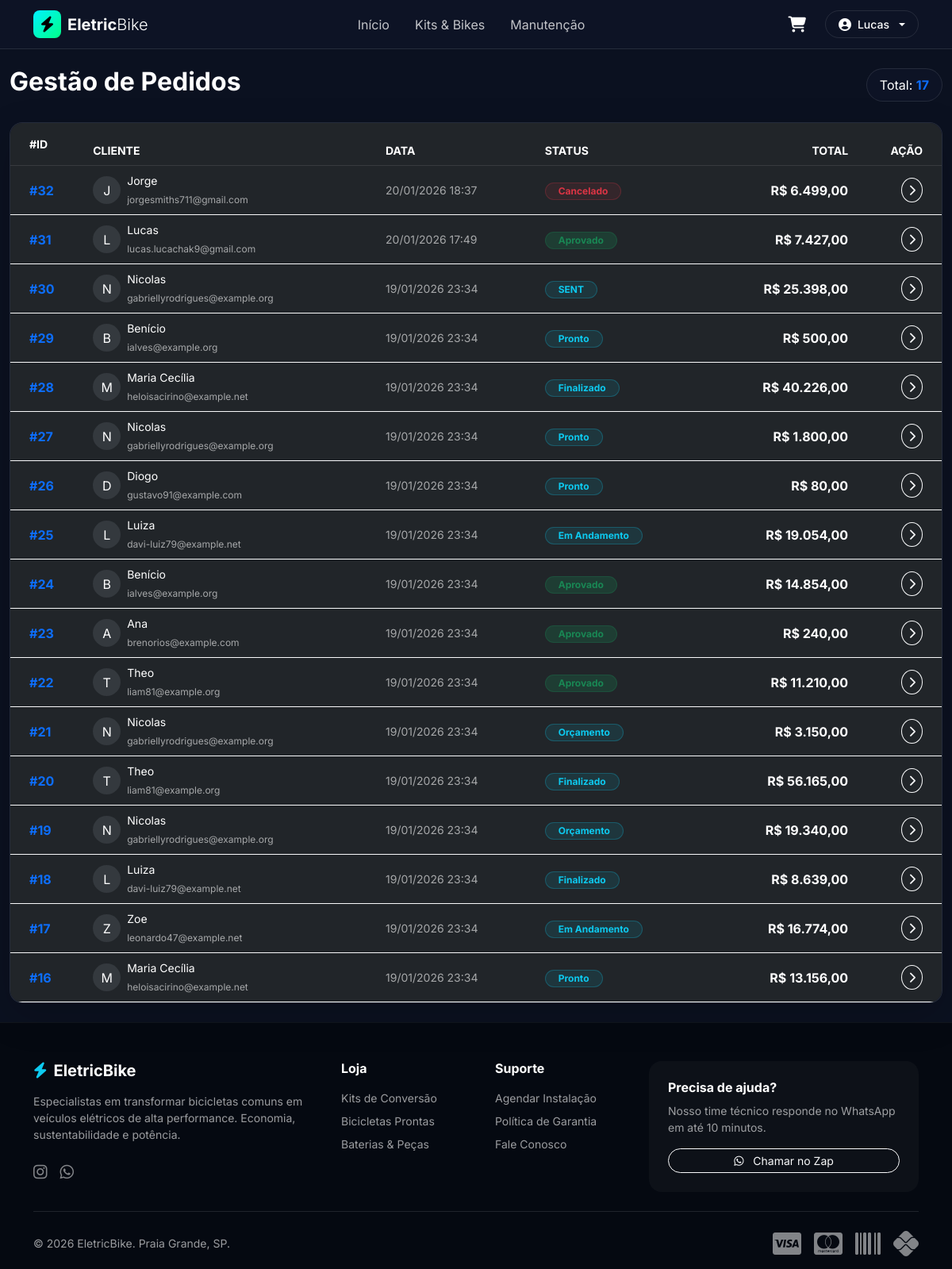
Page /staff/orders/ (signed in) on the earlier database version.
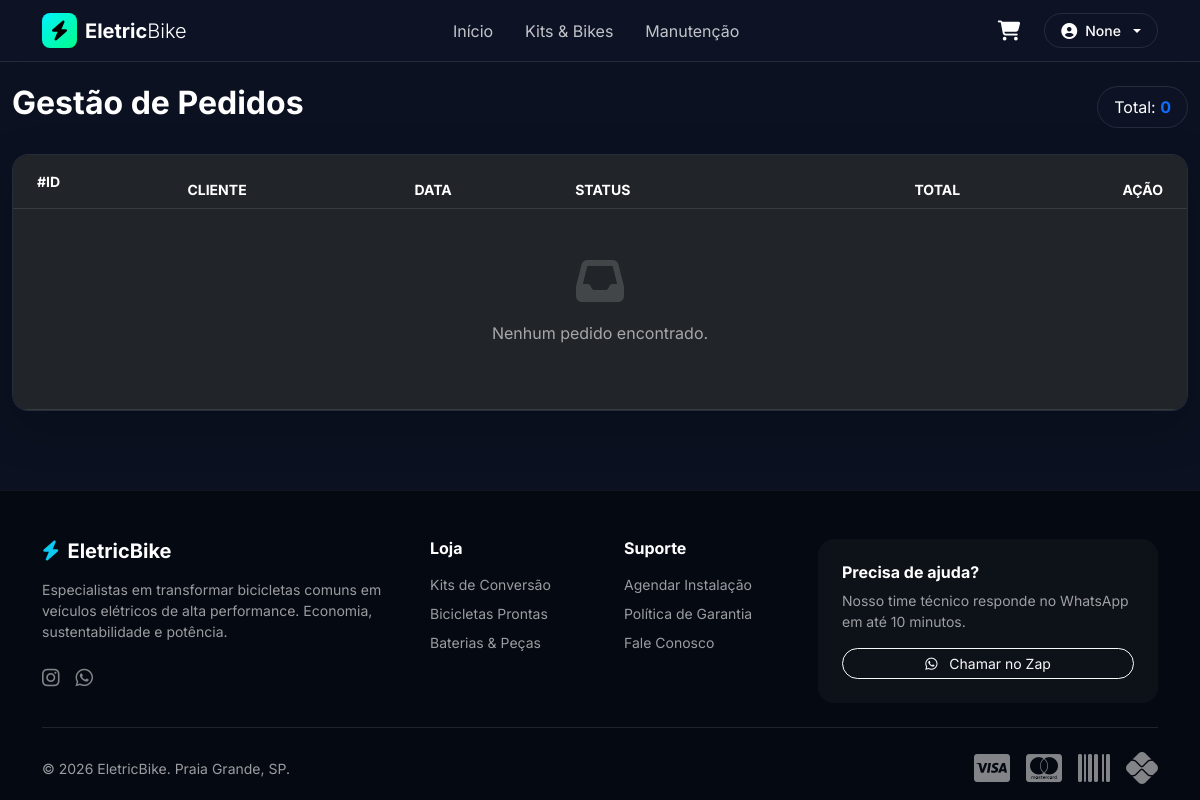
Same page on the later database version.
### apps/Accounts/models.py (models this page shows, shortened)
class User(AbstractUser, TimeStampedModel):
    username = None
    email = models.EmailField('Email', unique=True)
    is_client = models.BooleanField("É Cliente?", default=False)
    is_staff_member = models.BooleanField("É da Equipe?", default=False)
    USERNAME_FIELD = 'email'
    REQUIRED_FIELDS = []
    objects = CustomUserManager()

### apps/Orders/models.py (models this page shows, shortened)
class Order(TimeStampedModel):
    STATUS_CHOICES = [
        ('QUOTE', 'Orçamento'),
        ('APPROVED', 'Aprovado'),
        ('IN_PROGRESS', 'Em Andamento'),
        ('READY', 'Pronto'),
        ('FINISHED', 'Finalizado'),
        ('CANCELED', 'Cancelado'),
    ]
    client = models.ForeignKey(Client, on_delete=models.PROTECT, related_name='orders')
    coupon = models.ForeignKey(Coupon, on_delete=models.SET_NULL, null=True, blank=True)
    status = models.CharField(max_length=20, choices=STATUS_CHOICES, default='QUOTE')
    total_amount = models.DecimalField("Valor Total", max_digits=10, decimal_places=2, default=0.00)
    class Meta:
        verbose_name = "Pedido"
        verbose_name_plural = "Pedidos"
        ordering = ['-created_at']

### apps/Clients/models.py (models this page shows, shortened)
class Client(models.Model):
    user = models.OneToOneField(settings.AUTH_USER_MODEL, on_delete=models.CASCADE, related_name='client')
    cpf = models.CharField(max_length=14, unique=True, null=True, blank=True)
    phone = models.CharField(max_length=20, null=True, blank=True)
    address = models.CharField("Endereço", max_length=255, null=True, blank=True)
    number = models.CharField("Número", max_length=10, null=True, blank=True)
    complement = models.CharField("Complemento", max_length=50, null=True, blank=True)
    district = models.CharField("Bairro", max_length=100, null=True, blank=True)
    city = models.CharField("Cidade", max_length=100, null=True, blank=True)
    state = models.CharField("Estado", max_length=2, null=True, blank=True) # UF (SP, RJ...)
    zip_code = models.CharField("CEP", max_length=9, null=True, blank=True)

### apps/Staff/views.py (the view)
# urls.py: path("orders/", views.StaffOrderListView.as_view(), name="staff_order_list"),
class StaffOrderListView(StaffRequiredMixin, ListView):
    model = Order
    template_name = 'staff/order_list.html'
    context_object_name = 'orders'
    ordering = ['-created_at']
    paginate_by = 20
    def get_queryset(self):
        return Order.objects.select_related('client__user').order_by('-created_at')

### apps/Staff/mixins.py (called while the page is built)
    def test_func(self):
        return self.request.user.is_authenticated and self.request.user.is_staff

### apps/Staff/models.py (called while the page is built)
    @classmethod
    def get_solo(cls):
        obj, created = cls.objects.get_or_create(pk=1)
        return obj

### Templates/staff/order_list.html (shortened to what the changed rows need)
{% extends 'base.html' %}
{% load humanize %}
{% block content %}
<div class="container-fluid py-4">
    <div class="d-flex justify-content-between align-items-center mb-4">
        <h2 class="fw-bold text-white">Gestão de Pedidos</h2>
        <div class="bg-glass px-3 py-2 rounded-pill text-white border border-light border-opacity-10">
            Total: <span class="fw-bold text-primary">{{ orders.count }}</span>
        </div>
    </div>
    <div class="bg-glass rounded-4 overflow-hidden border border-light border-opacity-10 shadow-lg">
        <div class="table-responsive">
            <table class="table table-dark table-hover mb-0 align-middle" style="background: transparent;">
                <thead>
                    <tr class="text-uppercase text-muted small border-bottom border-light border-opacity-10">
                        <th class="ps-4 py-3">#ID</th>
                        <th>Cliente</th>
                        <th>Data</th>
                        <th>Status</th>
                        <th class="text-end">Total</th>
                        <th class="text-end pe-4">Ação</th>
                    </tr>
                </thead>
                <tbody>
                    {% for order in orders %}
                    <tr class="cursor-pointer border-light border-opacity-5" onclick="window.location='{% url 'staff_order_detail' order.id %}'">
                        <td class="ps-4 fw-bold text-primary">#{{ order.id }}</td>
                        <td>
                            <div class="d-flex align-items-center">
                                <div class="bg-secondary bg-opacity-25 rounded-circle d-flex align-items-center justify-content-center me-2 text-white" style="width: 35px; height: 35px;">
                                    {{ order.client.user.first_name.0|upper }}
                                </div>
                                <div>
                                    <span class="d-block text-white small">{{ order.client.user.first_name }}</span>
                                    <small class="text-muted" style="font-size: 0.75rem;">{{ order.client.user.email }}</small>
                                </div>
                            </div>
                        </td>
                        <td class="text-muted small">{{ order.created_at|date:"d/m/Y H:i" }}</td>
                        <td>
                            {% if order.status == 'APPROVED' %}
                                <span class="badge bg-success bg-opacity-25 text-success border border-success border-opacity-25 rounded-pill px-3">Aprovado</span>
                            {% elif order.status == 'PENDING' %}
                                <span class="badge bg-warning bg-opacity-10 text-warning border border-warning border-opacity-25 rounded-pill px-3">Pendente</span>
                            {% elif order.status == 'CANCELED' %}
                                <span class="badge bg-danger bg-opacity-10 text-danger border border-danger border-opacity-25 rounded-pill px-3">Cancelado</span>
                            {% else %}
                                <span class="badge bg-info bg-opacity-10 text-info border border-info border-opacity-25 rounded-pill px-3">{{ order.get_status_display }}</span>
                            {% endif %}
                        </td>
                        <td class="text-end fw-bold text-white">R$ {{ order.total_amount|intcomma }}</td>
                        <td class="text-end pe-4">
                            <a href="{% url 'staff_order_detail' order.id %}" class="btn btn-sm btn-outline-light rounded-circle border-opacity-25">
                                <i class="fas fa-chevron-right"></i>
                            </a>
                        </td>
                    </tr>
                    {% empty %}
                    <tr>
                        <td colspan="6" class="text-center py-5">
                            <i class="fas fa-inbox fa-3x text-muted opacity-25 mb-3"></i>
                            <p class="text-muted">Nenhum pedido encontrado.</p>
                        </td>
                    </tr>
                    {% endfor %}
                </tbody>
            </table>
        </div>
    </div>
</div>
{% endblock %}

### Templates/navbar.html (shortened to what this page needs)
{% load static %}
<nav class="navbar navbar-expand-lg fixed-top bg-glass transition-all" id="mainNav">
    <div class="container">
        <a class="navbar-brand d-flex align-items-center gap-2" href="{% url 'home' %}">
            <div style="width: 35px; height: 35px; background: linear-gradient(135deg, var(--primary), var(--secondary)); border-radius: 8px; display: flex; align-items: center; justify-content: center; color: black;">
                <i class="fas fa-bolt"></i>
            </div>
            <span class="fw-bold text-white tracking-tight">Eletric<span class="fw-light">Bike</span></span>
        </a>
        <div class="collapse navbar-collapse" id="navbarNav">
            <ul class="navbar-nav mx-auto mb-2 mb-lg-0">
                <li class="nav-item"><a class="nav-link text-white opacity-75 hover-opacity-100 mx-2" href="{% url 'home' %}">Início</a></li>
                <li class="nav-item"><a class="nav-link text-white opacity-75 hover-opacity-100 mx-2" href="{% url 'bike_catalog' %}">Kits & Bikes</a></li>
                <li class="nav-item"><a class="nav-link text-white opacity-75 hover-opacity-100 mx-2" href="#manutencao">Manutenção</a></li>
            </ul>
            <div class="d-flex align-items-center gap-3">
                <a href="{% url 'cart_detail' %}" class="btn-cart-neon position-relative text-white text-decoration-none">
                    <i class="fas fa-shopping-cart fa-lg"></i>
                </a>
                {% if user.is_authenticated %}
                    <div class="dropdown">
                        <button class="btn btn-glass border border-white border-opacity-10 rounded-pill d-flex align-items-center gap-2 px-3 text-white dropdown-toggle" type="button" data-bs-toggle="dropdown">
                            <i class="fas fa-user-circle"></i>
                            <span class="small fw-medium">{{ user.first_name|default:user.username }}</span>
                        </button>
                    </div>
                {% else %}
                    <a href="{% url 'login' %}" class="text-white text-decoration-none small fw-bold me-2">Login</a>
                    <a href="{% url 'register' %}" class="btn btn-sm btn-neon px-3">Criar Conta</a>
                {% endif %}
            </div>
        </div>
    </div>
</nav>

Differences in the rows shown:
removed Order: id "32", client.user.first_name.0 "J", client.user.first_name "Jorge", client.user.email "jorgesmiths711@gmail.com", created_at "20/01/2026 18:37", status "Cancelado", total_amount "6.499,00"
removed Order: id "31", client.user.first_name.0 "L", client.user.first_name "Lucas", client.user.email "lucas.lucachak9@gmail.com", created_at "20/01/2026 17:49", status "Aprovado", total_amount "7.427,00"
removed Order: id "30", client.user.first_name.0 "N", client.user.first_name "Nicolas", client.user.email "gabriellyrodrigues@example.org", created_at "19/01/2026 23:34", status "SENT", total_amount "25.398,00"
removed Order: id "29", client.user.first_name.0 "B", client.user.first_name "Benício", client.user.email "ialves@example.org", created_at "19/01/2026 23:34", status "Pronto", total_amount "500,00"
removed Order: id "28", client.user.first_name.0 "M", client.user.first_name "Maria Cecília", client.user.email "heloisacirino@example.net", created_at "19/01/2026 23:34", status "Finalizado", total_amount "40.226,00"
removed Order: id "27", client.user.first_name.0 "N", client.user.first_name "Nicolas", client.user.email "gabriellyrodrigues@example.org", created_at "19/01/2026 23:34", status "Pronto", total_amount "1.800,00"
removed Order: id "26", client.user.first_name.0 "D", client.user.first_name "Diogo", client.user.email "gustavo91@example.com", created_at "19/01/2026 23:34", status "Pronto", total_amount "80,00"
removed Order: id "25", client.user.first_name.0 "L", client.user.first_name "Luiza", client.user.email "davi-luiz79@example.net", created_at "19/01/2026 23:34", status "Em Andamento", total_amount "19.054,00"
removed Order: id "24", client.user.first_name.0 "B", client.user.first_name "Benício", client.user.email "ialves@example.org", created_at "19/01/2026 23:34", status "Aprovado", total_amount "14.854,00"
removed Order: id "23", client.user.first_name.0 "A", client.user.first_name "Ana", client.user.email "brenorios@example.com", created_at "19/01/2026 23:34", status "Aprovado", total_amount "240,00"
removed Order: id "22", client.user.first_name.0 "T", client.user.first_name "Theo", client.user.email "liam81@example.org", created_at "19/01/2026 23:34", status "Aprovado", total_amount "11.210,00"
removed Order: id "21", client.user.first_name.0 "N", client.user.first_name "Nicolas", client.user.email "gabriellyrodrigues@example.org", created_at "19/01/2026 23:34", status "Orçamento", total_amount "3.150,00"
removed Order: id "20", client.user.first_name.0 "T", client.user.first_name "Theo", client.user.email "liam81@example.org", created_at "19/01/2026 23:34", status "Finalizado", total_amount "56.165,00"
removed Order: id "19", client.user.first_name.0 "N", client.user.first_name "Nicolas", client.user.email "gabriellyrodrigues@example.org", created_at "19/01/2026 23:34", status "Orçamento", total_amount "19.340,00"
removed Order: id "18", client.user.first_name.0 "L", client.user.first_name "Luiza", client.user.email "davi-luiz79@example.net", created_at "19/01/2026 23:34", status "Finalizado", total_amount "8.639,00"
removed Order: id "17", client.user.first_name.0 "Z", client.user.first_name "Zoe", client.user.email "leonardo47@example.net", created_at "19/01/2026 23:34", status "Em Andamento", total_amount "16.774,00"
removed Order: id "16", client.user.first_name.0 "M", client.user.first_name "Maria Cecília", client.user.email "heloisacirino@example.net", created_at "19/01/2026 23:34", status "Pronto", total_amount "13.156,00"
changed User: first_name "Lucas" → "None"
Other differences:
{{ orders.count }}: "17" → "0"
text now shown: "Nenhum pedido encontrado."
